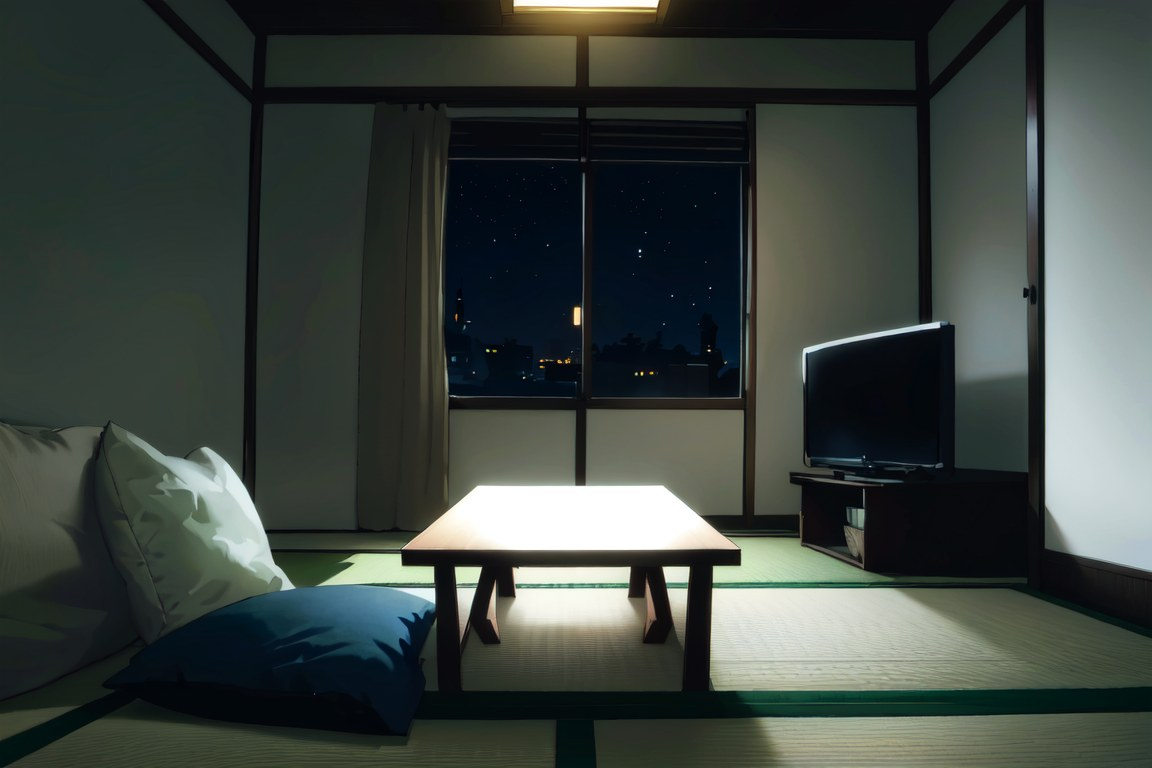
#> input picture assets/img/story/window-lit.jpg, 1152 x 768 px, found by its file name
$ python compose-room.py
#> lines starting #> are read from the running program, lines starting #| are printed output that depends on the picture; after the words box and inside, x2 and y2 are one past the last pixel; in counts of white or black regions, pixels touching at a corner belong together
"""서곡 배경 합성 — 다다미방 탁자 위에 봉투와 초대장을 원근에 맞춰 얹는다.

저장소 맨 위에서 실행:  python3 tools/compose-room.py   (Pillow · numpy 필요)
만드는 그림
  assets/img/story/room-envelope.jpg  봉인된 봉투가 놓인 방
  assets/img/story/room-letter.jpg    열린 봉투와 꺼낸 초대장이 놓인 방
  assets/img/story/envelope-desk.jpg  봉투 확대 장면의 흐린 탁자
봉투 위치는 맨 아래 rect_cm(가로cm, 세로cm, 폭, 높이, 회전각) 으로 바꾼다.
탁자 상판은 가로 90cm x 세로 60cm 로 잡았다.
"""
import numpy as np
from PIL import Image, ImageDraw, ImageFilter, ImageFont, ImageChops
BASE="assets/img/story/window-lit.jpg"   # 불 켜진 다다미방 (같은 그림)
OUT="assets/img/story/"
base=Image.open(BASE).convert('RGB')
#> base is the input picture: PIL image 1152x768 RGB; mean R, G, B 61.3, 69, 64.3
W,H=base.size
#> W = 1152; H = 768

def homography(src, dst):
    A=[]
    for (x,y),(u,v) in zip(src,dst):
        A.append([x,y,1,0,0,0,-u*x,-u*y,-u]); A.append([0,0,0,x,y,1,-v*x,-v*y,-v])
    _,_,Vt=np.linalg.svd(np.array(A,float)); h=Vt[-1].reshape(3,3); return h/h[2,2]
def apply(h,pts):
    out=[]
    for x,y in pts:
        p=h@[x,y,1]; out.append((p[0]/p[2],p[1]/p[2]))
    return out

# 탁자 상판 (cm 평면, 가로 90 x 세로 60) → 그림 좌표
TABLE_IMG=[(475,486),(666,486),(740,548),(402,548)]   # 뒤-왼, 뒤-오, 앞-오, 앞-왼
TABLE_CM =[(0,0),(90,0),(90,60),(0,60)]
Hc=homography(TABLE_CM,TABLE_IMG)

def rect_cm(cx,cy,w,h,deg):
    r=np.radians(deg); c,s=np.cos(r),np.sin(r)
    pts=[(-w/2,-h/2),(w/2,-h/2),(w/2,h/2),(-w/2,h/2)]
    return [(cx+x*c-y*s, cy+x*s+y*c) for x,y in pts]

S=4  # 텍스처 배율

def envelope_tex(open_=False, w=480, h=330):
#> called with open_ = False, w = 480, h = 330
    t=Image.new('RGBA',(w,h),(0,0,0,0)); d=ImageDraw.Draw(t)
#> after `t = Image.new('RGBA', (w, h), (0, 0, 0, 0))`: t: PIL image 480x330 RGBA; every value is 0
    # 몸통
    for y in range(h):
        k=y/h; col=(int(236-10*k),int(226-12*k),int(200-14*k),255)
        d.line([(0,y),(w,y)],fill=col)
    d.rectangle([0,0,w-1,h-1],outline=(176,158,120,255),width=3)
    # 아래쪽 접힌 면의 선
    d.line([(0,h),(w*0.5,h*0.52)],fill=(196,180,146,255),width=3)
    d.line([(w,h),(w*0.5,h*0.52)],fill=(196,180,146,255),width=3)
    if not open_:
        d.polygon([(0,0),(w,0),(w*0.5,h*0.58)],fill=(226,214,184,255),outline=(176,158,120,255))
        # 금박 실선
        d.line([(w*0.3,h*0.8),(w*0.7,h*0.8)],fill=(196,156,70,255),width=5)
        # 밀랍 봉인
        d.ellipse([w*0.5-22,h*0.58-22,w*0.5+22,h*0.58+22],fill=(150,30,34,255))
        d.ellipse([w*0.5-14,h*0.58-14,w*0.5+14,h*0.58+14],outline=(190,70,70,255),width=3)
    return t

def sheet_tex(w=420, h=560):
    t=Image.new('RGBA',(w,h),(250,246,234,255)); d=ImageDraw.Draw(t)
    d.rectangle([0,0,w-1,h-1],outline=(190,172,130,255),width=3)
    d.rectangle([16,16,w-17,h-17],outline=(200,172,110,255),width=2)
    for i,y in enumerate(range(118,h-90,30)):
        L=(w-120)*(0.62 if i%4==3 else 0.92)
        d.line([(60,y),(60+L,y)],fill=(178,170,154,255),width=5)
    d.line([(w*0.3,64),(w*0.7,64)],fill=(196,156,70,255),width=7)
    return t

SS=4
def paste_on_table(img, tex, quad_cm, shadow=True, shadow_off=(1.2,1.6), blur=5, alpha=0.5, glare=0.16):
#> called with shadow = True, shadow_off = (1.2, 1.6), blur = 5, alpha = 0.5, glare = 0.16
    quad=apply(Hc,quad_cm)
    bq=[(x*SS,y*SS) for x,y in quad]
    tw,th=tex.size
#> tw = 480; th = 330
    hinv=homography(bq,[(0,0),(tw,0),(tw,th),(0,th)])
    layer=tex.transform((W*SS,H*SS),Image.PERSPECTIVE,hinv.flatten()[:8],Image.BICUBIC)
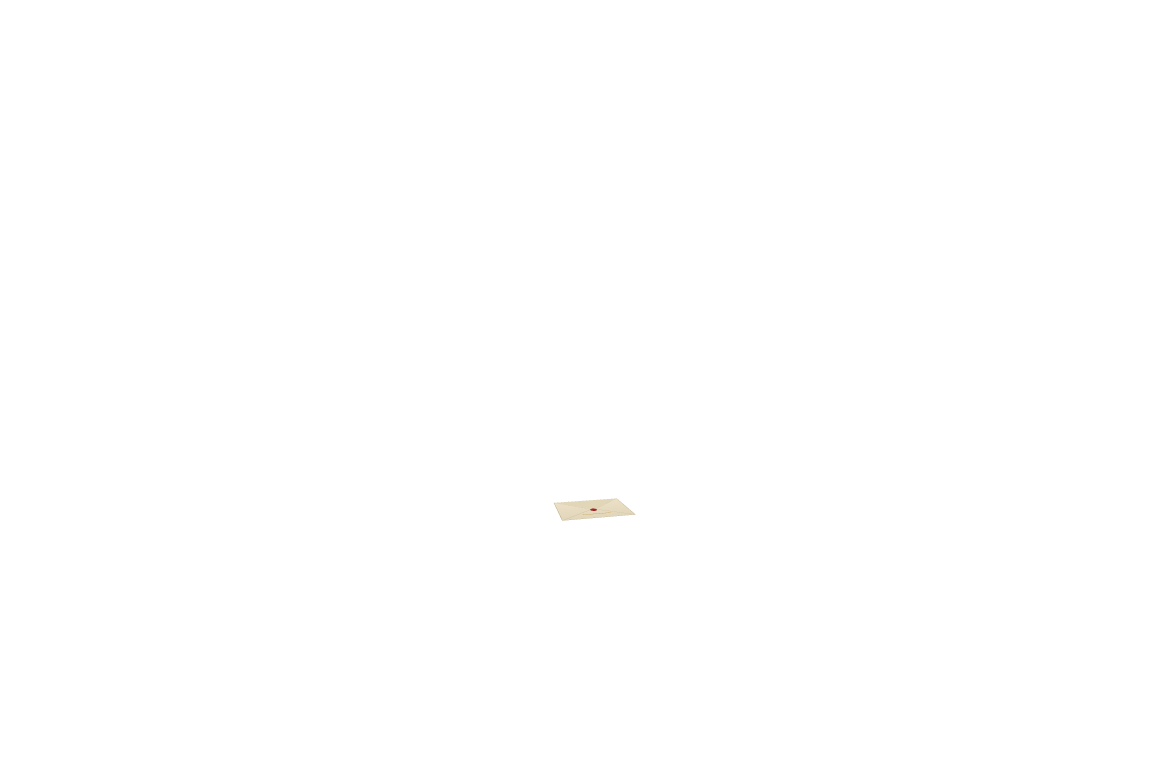
#> layer: PIL image 4608x3072 RGBA (shown at 1/4 size); mean R, G, B, A 0.3, 0.3, 0.3, 0.4; transparent parts drawn white
    layer=layer.resize((W,H),Image.LANCZOS)
#> layer: PIL image 1152x768 RGBA
    # 천장 조명의 반사 — 종이도 탁자처럼 하얗게 뜬다
    rgb,a=layer.convert('RGB'),layer.getchannel('A')
    rgb=Image.blend(rgb,Image.new('RGB',(W,H),(255,252,244)),glare)
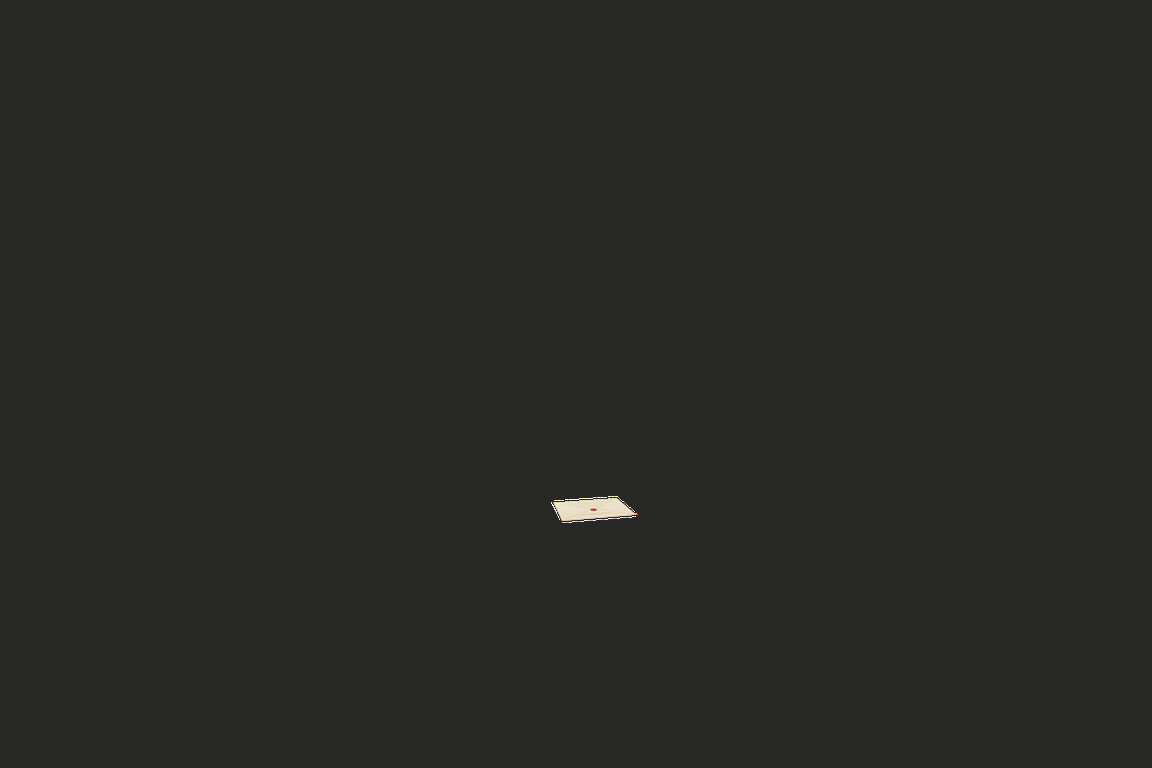
#> rgb: PIL image 1152x768 RGB; mean R, G, B 40.3, 40.3, 39.3
    out=img.copy()
    if shadow:
        sq=apply(Hc,[(x+shadow_off[0],y+shadow_off[1]) for x,y in quad_cm])
        sh=Image.new('L',(W*SS,H*SS),0); ImageDraw.Draw(sh).polygon([(x*SS,y*SS) for x,y in sq],fill=int(255*alpha))
#> after `sh = Image.new('L', (W * SS, H * SS), 0)`: sh: PIL image 4608x3072 L; every value is 0
#> after `ImageDraw.Draw(sh).polygon([(x * SS, y * SS) for x, y in sq], fill=int`:
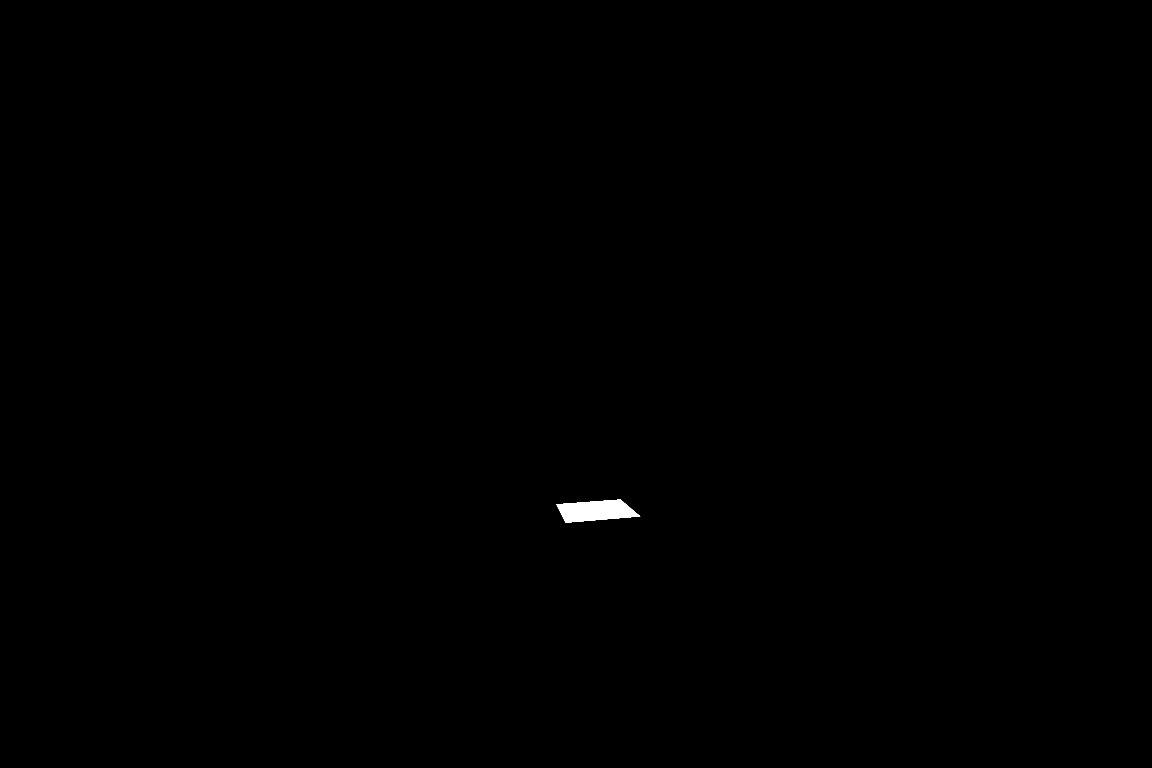
#> sh: PIL image 4608x3072 L (shown at 1/4 size); values 0 (black) and 127 (white), 0.15% white; 1 white region, box (x1, y1, x2, y2) and area: (2226, 1998, 2561, 2091) 20713
        sh=sh.resize((W,H),Image.LANCZOS).filter(ImageFilter.GaussianBlur(blur*0.6))
#> sh: PIL image 1152x768 L
        out=Image.composite(Image.new('RGB',(W,H),(70,60,46)),out,sh)
    out.paste(rgb,(0,0),a)
    return out, quad

# ── 1. 방 — 탁자 위의 봉투
env=envelope_tex()
room,q=paste_on_table(base, env, rect_cm(53,30,26,18,-12))
#> q = [(553.7, 502.9), (616.8, 498.5), (635.7, 514.6), (562.1, 520.7)]
room.save(OUT+"room-envelope.jpg",quality=88,optimize=True,progressive=True)
print("room envelope quad",[tuple(round(v) for v in p) for p in q])
#| room envelope quad [(554, 503), (617, 498), (636, 515), (562, 521)]

# ── 2. 다시, 초대장이 놓인 방 — 열린 봉투와 꺼낸 초대장
openenv=envelope_tex(open_=True)
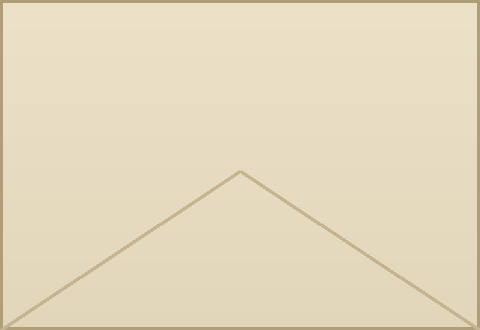
#> openenv: PIL image 480x330 RGBA; mean R, G, B, A 228.5, 217.2, 189.8, 255
r2,_=paste_on_table(base, openenv, rect_cm(29,31,26,18,8))
#> in paste_on_table (call 2), `ImageDraw.Draw(sh).polygon([(x * SS, y * SS) for x, y in sq], fill=int`: sh: PIL image 4608x3072 L; values 0 (black) and 127 (white), 0.15% white; 1 white region, box (x1, y1, x2, y2) and area: (1938, 2004, 2276, 2092) 21242
r2,q2=paste_on_table(r2, sheet_tex(), rect_cm(60,30,19,26,-7), shadow_off=(1,1.4), blur=4, alpha=.45)
#> in sheet_tex, `t = Image.new('RGBA', (w, h), (250, 246, 234, 255))`:
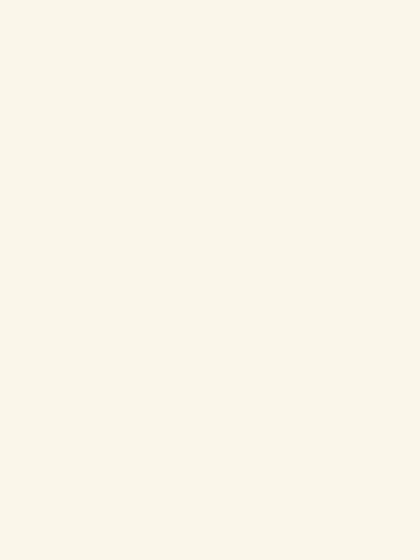
#> t: PIL image 420x560 RGBA; mean R, G, B, A 250, 246, 234, 255
#> in paste_on_table (call 3), `ImageDraw.Draw(sh).polygon([(x * SS, y * SS) for x, y in sq], fill=int`: sh: PIL image 4608x3072 L; values 0 (black) and 114 (white), 0.16% white; 1 white region, box (x1, y1, x2, y2) and area: (2331, 1990, 2617, 2103) 21977
#> q2 = [(580.3, 498.3), (625.4, 496.5), (649.9, 521), (593.1, 523.8)]
r2.save(OUT+"room-letter.jpg",quality=88,optimize=True,progressive=True)

# ── 3. 봉투 확대용 탁자 — 상판을 크게 당기고 흐리게
cx,cy=571,512; cw=258; ch=cw*2//3
crop=base.crop((cx-cw//2,cy-ch//2,cx+cw//2,cy+ch//2)).resize((1500,1000),Image.LANCZOS)
crop=crop.filter(ImageFilter.GaussianBlur(16))
# 가장자리 어둡게
vig=Image.new('L',(1500,1000),0); vd=ImageDraw.Draw(vig)
#> after `vig = Image.new('L', (1500, 1000), 0)`: vig: PIL image 1500x1000 L; every value is 0
for i in range(60):
    vd.ellipse([-300+i*9,-260+i*7,1800-i*9,1260-i*7],fill=int(i*4.2))
vig=vig.filter(ImageFilter.GaussianBlur(60))
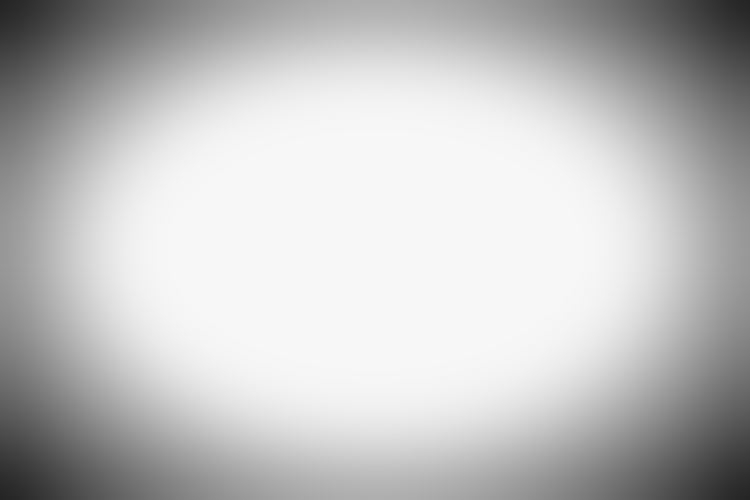
#> vig: PIL image 1500x1000 L (shown at 1/2 size); min 36, max 247, mean 193.4
crop=Image.composite(crop,Image.new('RGB',crop.size,(30,26,20)),vig)
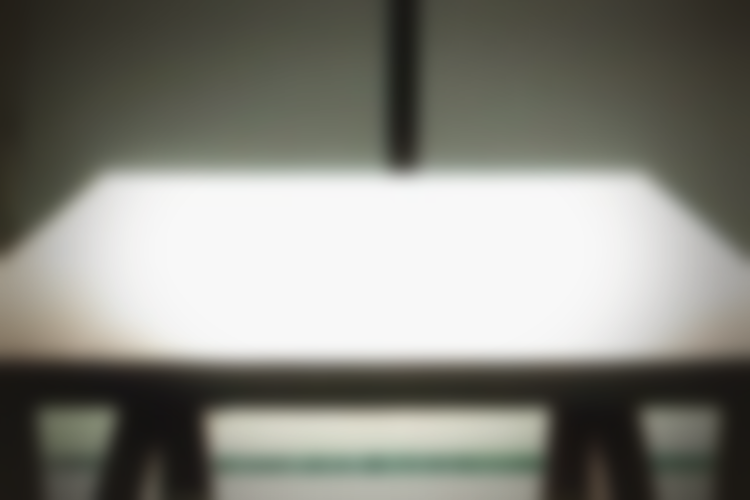
#> crop: PIL image 1500x1000 RGB (shown at 1/2 size); mean R, G, B 134.6, 134.7, 126.9
crop.save(OUT+"envelope-desk.jpg",quality=86,optimize=True,progressive=True)
